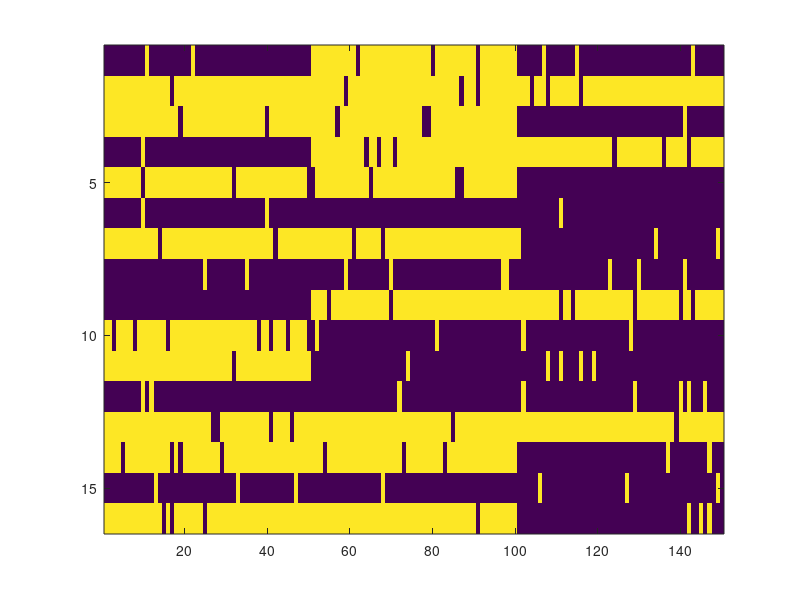
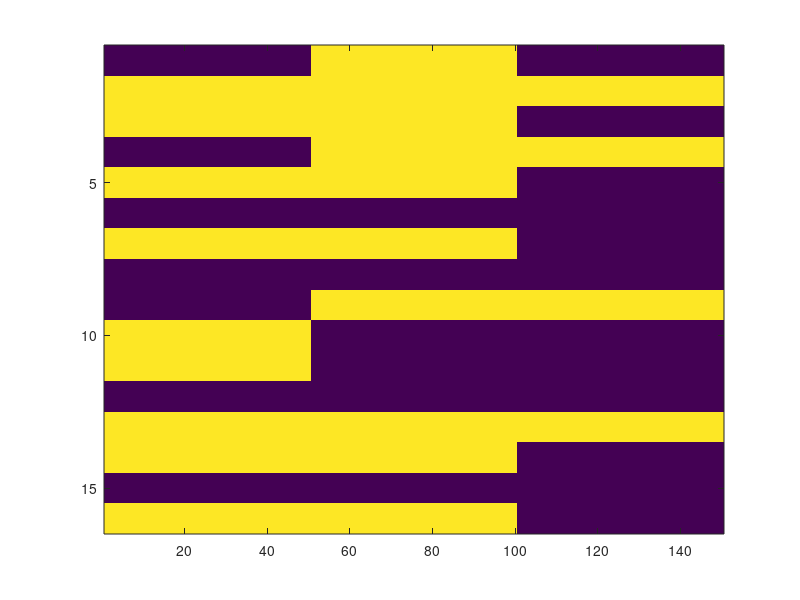

Write MATLAB code to recreate these figures, in order. (Note: this script raises an error after producing the figures.)

p = 16;
K = 3;
proto = rand(p,K) < 0.5;
data = [];
dataClean = [];
M = 50;
source = [1*ones(1,M) 2*ones(1,M) 3*ones(1,M)];
for k=1:K
  tmp = repmat(proto(:,k), 1, M);
  dataClean  = [dataClean tmp];
  noise = rand(p, M) < 0.05;
  tmp(noise) = 1-tmp(noise);
  data  = [data tmp];
end

figure(1); clf; imagesc(data)
figure(2); clf; imagesc(dataClean)

q = 2;
[W, b, muPost] = tippingEM(data, 2);

figure(3); clf;
symbols = {'ro', 'gs', 'k*'};
for k=1:K
  ndx = (source==k);
  plot(muPost(1,ndx), muPost(2,ndx), symbols{k});
  hold on
end
